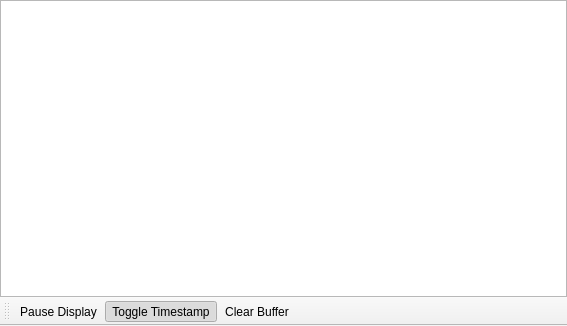
<?xml version="1.0" encoding="UTF-8"?>
<ui version="4.0">
 <class>WidgetSystemLog</class>
 <widget class="QMainWindow" name="WidgetSystemLog">
  <property name="geometry">
   <rect>
    <x>0</x>
    <y>0</y>
    <width>567</width>
    <height>326</height>
   </rect>
  </property>
  <property name="windowTitle">
   <string>System Log</string>
  </property>
  <property name="windowIcon">
   <iconset resource="../Resource.qrc">
    <normaloff>:/Resource/Network/HitMonitor.png</normaloff>:/Resource/Network/HitMonitor.png</iconset>
  </property>
  <widget class="QWidget" name="centralwidget">
   <layout class="QVBoxLayout" name="verticalLayout">
    <property name="spacing">
     <number>0</number>
    </property>
    <property name="margin">
     <number>0</number>
    </property>
    <item>
     <widget class="QTextEdit" name="textEditSystemLog">
      <property name="contextMenuPolicy">
       <enum>Qt::CustomContextMenu</enum>
      </property>
      <property name="readOnly">
       <bool>true</bool>
      </property>
      <property name="html">
       <string>&lt;!DOCTYPE HTML PUBLIC &quot;-//W3C//DTD HTML 4.0//EN&quot; &quot;http://www.w3.org/TR/REC-html40/strict.dtd&quot;&gt;
&lt;html&gt;&lt;head&gt;&lt;meta name=&quot;qrichtext&quot; content=&quot;1&quot; /&gt;&lt;style type=&quot;text/css&quot;&gt;
p, li { white-space: pre-wrap; }
&lt;/style&gt;&lt;/head&gt;&lt;body style=&quot; font-family:'Sans Serif'; font-size:9pt; font-weight:400; font-style:normal;&quot;&gt;
&lt;table border=&quot;0&quot; style=&quot;-qt-table-type: root; margin-top:4px; margin-bottom:4px; margin-left:4px; margin-right:4px;&quot;&gt;
&lt;tr&gt;
&lt;td style=&quot;border: none;&quot;&gt;
&lt;p style=&quot;-qt-paragraph-type:empty; margin-top:0px; margin-bottom:0px; margin-left:0px; margin-right:0px; -qt-block-indent:0; text-indent:0px; font-family:'Segoe UI'; font-size:10pt;&quot;&gt;&lt;/p&gt;
&lt;p style=&quot;-qt-paragraph-type:empty; margin-top:0px; margin-bottom:0px; margin-left:0px; margin-right:0px; -qt-block-indent:0; text-indent:0px; font-family:'Segoe UI'; font-size:10pt;&quot;&gt;&lt;/p&gt;
&lt;p style=&quot;-qt-paragraph-type:empty; margin-top:0px; margin-bottom:0px; margin-left:0px; margin-right:0px; -qt-block-indent:0; text-indent:0px; font-family:'Segoe UI'; font-size:10pt;&quot;&gt;&lt;/p&gt;
&lt;p style=&quot;-qt-paragraph-type:empty; margin-top:0px; margin-bottom:0px; margin-left:0px; margin-right:0px; -qt-block-indent:0; text-indent:0px; font-family:'Segoe UI'; font-size:10pt;&quot;&gt;&lt;/p&gt;
&lt;p style=&quot;-qt-paragraph-type:empty; margin-top:0px; margin-bottom:0px; margin-left:0px; margin-right:0px; -qt-block-indent:0; text-indent:0px; font-family:'Segoe UI'; font-size:10pt;&quot;&gt;&lt;/p&gt;
&lt;p style=&quot;-qt-paragraph-type:empty; margin-top:0px; margin-bottom:0px; margin-left:0px; margin-right:0px; -qt-block-indent:0; text-indent:0px; font-family:'MS Shell Dlg 2'; font-size:8pt;&quot;&gt;&lt;/p&gt;&lt;/td&gt;&lt;/tr&gt;&lt;/table&gt;&lt;/body&gt;&lt;/html&gt;</string>
      </property>
      <property name="textInteractionFlags">
       <set>Qt::TextSelectableByMouse</set>
      </property>
     </widget>
    </item>
   </layout>
  </widget>
  <widget class="QToolBar" name="toolBar">
   <property name="contextMenuPolicy">
    <enum>Qt::PreventContextMenu</enum>
   </property>
   <property name="windowTitle">
    <string>toolBar</string>
   </property>
   <property name="iconSize">
    <size>
     <width>16</width>
     <height>16</height>
    </size>
   </property>
   <property name="toolButtonStyle">
    <enum>Qt::ToolButtonTextBesideIcon</enum>
   </property>
   <property name="floatable">
    <bool>false</bool>
   </property>
   <attribute name="toolBarArea">
    <enum>BottomToolBarArea</enum>
   </attribute>
   <attribute name="toolBarBreak">
    <bool>false</bool>
   </attribute>
   <addaction name="actionPauseLogDisplay"/>
   <addaction name="actionToggleTimestamp"/>
   <addaction name="actionClearBuffer"/>
  </widget>
  <action name="actionToggleTimestamp">
   <property name="checkable">
    <bool>true</bool>
   </property>
   <property name="checked">
    <bool>true</bool>
   </property>
   <property name="icon">
    <iconset resource="../Resource.qrc">
     <normaloff>:/Resource/Generic/Time.png</normaloff>:/Resource/Generic/Time.png</iconset>
   </property>
   <property name="text">
    <string>Toggle Timestamp</string>
   </property>
  </action>
  <action name="actionClearBuffer">
   <property name="icon">
    <iconset resource="../Resource.qrc">
     <normaloff>:/Resource/Generic/Clear.png</normaloff>:/Resource/Generic/Clear.png</iconset>
   </property>
   <property name="text">
    <string>Clear Buffer</string>
   </property>
   <property name="toolTip">
    <string>Clear Buffer</string>
   </property>
  </action>
  <action name="actionPauseLogDisplay">
   <property name="checkable">
    <bool>true</bool>
   </property>
   <property name="icon">
    <iconset resource="../Resource.qrc">
     <normaloff>:/Resource/Media/PauseMedia.png</normaloff>:/Resource/Media/PauseMedia.png</iconset>
   </property>
   <property name="text">
    <string>Pause Display</string>
   </property>
   <property name="toolTip">
    <string>Pause Display</string>
   </property>
  </action>
  <action name="actionShowWarnings">
   <property name="checkable">
    <bool>true</bool>
   </property>
   <property name="icon">
    <iconset resource="../Resource.qrc">
     <normaloff>:/Resource/Generic/Warning.png</normaloff>:/Resource/Generic/Warning.png</iconset>
   </property>
   <property name="text">
    <string>Show Warning Messages</string>
   </property>
   <property name="toolTip">
    <string>Show Warning Messages</string>
   </property>
  </action>
  <action name="actionShowInformation">
   <property name="checkable">
    <bool>true</bool>
   </property>
   <property name="icon">
    <iconset resource="../Resource.qrc">
     <normaloff>:/Resource/Generic/Properties.png</normaloff>:/Resource/Generic/Properties.png</iconset>
   </property>
   <property name="text">
    <string>Show Information Messages</string>
   </property>
  </action>
  <action name="actionShowSecurity">
   <property name="checkable">
    <bool>true</bool>
   </property>
   <property name="icon">
    <iconset resource="../Resource.qrc">
     <normaloff>:/Resource/Security/Security.png</normaloff>:/Resource/Security/Security.png</iconset>
   </property>
   <property name="text">
    <string>Show Security Messages</string>
   </property>
  </action>
  <action name="actionShowNotice">
   <property name="checkable">
    <bool>true</bool>
   </property>
   <property name="icon">
    <iconset resource="../Resource.qrc">
     <normaloff>:/Resource/Generic/Notice.png</normaloff>:/Resource/Generic/Notice.png</iconset>
   </property>
   <property name="text">
    <string>Show Notice Messages</string>
   </property>
  </action>
  <action name="actionShowDebug">
   <property name="checkable">
    <bool>true</bool>
   </property>
   <property name="icon">
    <iconset resource="../Resource.qrc">
     <normaloff>:/Resource/Generic/Bug.png</normaloff>:/Resource/Generic/Bug.png</iconset>
   </property>
   <property name="text">
    <string>Show Debug Messages</string>
   </property>
  </action>
  <action name="actionShowError">
   <property name="checkable">
    <bool>true</bool>
   </property>
   <property name="icon">
    <iconset resource="../Resource.qrc">
     <normaloff>:/Resource/Generic/Exit.png</normaloff>:/Resource/Generic/Exit.png</iconset>
   </property>
   <property name="text">
    <string>Show Error Messages</string>
   </property>
  </action>
  <action name="actionShowCritical">
   <property name="checkable">
    <bool>true</bool>
   </property>
   <property name="icon">
    <iconset resource="../Resource.qrc">
     <normaloff>:/Resource/Generic/Critical.png</normaloff>:/Resource/Generic/Critical.png</iconset>
   </property>
   <property name="text">
    <string>Show Critical Messages</string>
   </property>
   <property name="toolTip">
    <string>Show Critical Messages</string>
   </property>
  </action>
  <action name="actionCopy">
   <property name="enabled">
    <bool>false</bool>
   </property>
   <property name="icon">
    <iconset resource="../Resource.qrc">
     <normaloff>:/Resource/Generic/Copy.png</normaloff>:/Resource/Generic/Copy.png</iconset>
   </property>
   <property name="text">
    <string>Copy</string>
   </property>
  </action>
 </widget>
 <resources>
  <include location="../Resource.qrc"/>
 </resources>
 <connections>
  <connection>
   <sender>textEditSystemLog</sender>
   <signal>copyAvailable(bool)</signal>
   <receiver>actionCopy</receiver>
   <slot>setEnabled(bool)</slot>
   <hints>
    <hint type="sourcelabel">
     <x>283</x>
     <y>147</y>
    </hint>
    <hint type="destinationlabel">
     <x>-1</x>
     <y>-1</y>
    </hint>
   </hints>
  </connection>
 </connections>
</ui>
